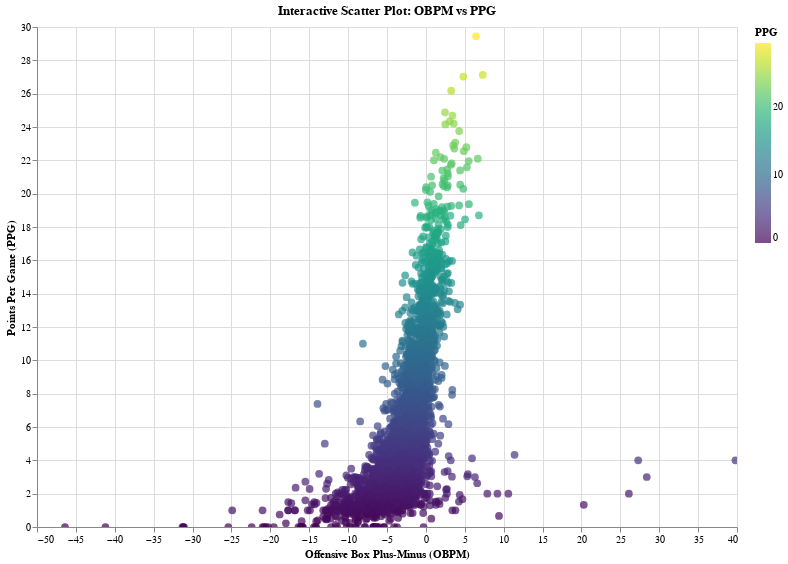

Write notebook code for a chart like this one.
### Code cell
# Select relevant columns and remove NaN values
stats_subset = stats_df[['Player', 'Year', 'ppg', 'OBPM']].dropna()

# Aggregate to get career averages
player_avg_stats = stats_subset.groupby("Player")[['ppg', 'OBPM']].mean().reset_index()

# Create Altair scatter plot
scatter_chart = alt.Chart(player_avg_stats).mark_circle(size=60).encode(
    x=alt.X('OBPM', title="Offensive Box Plus-Minus (OBPM)"),
    y=alt.Y('ppg', title="Points Per Game (PPG)"),
    tooltip=['Player', 'ppg', 'OBPM'],
    color=alt.Color('ppg', scale=alt.Scale(scheme='blues'), legend=alt.Legend(title="PPG"))
).properties(
    title="Interactive Scatter Plot: OBPM vs PPG",
    width=700,
    height=500
).interactive()

scatter_chart = alt.Chart(player_avg_stats).mark_circle(size=60).encode(
    x=alt.X('OBPM', title="Offensive Box Plus-Minus (OBPM)"),
    y=alt.Y('ppg', title="Points Per Game (PPG)"),
    tooltip=['Player', 'ppg', 'OBPM'],
    color=alt.Color('ppg', scale=alt.Scale(scheme='viridis'), legend=alt.Legend(title="PPG"))
).properties(
    title="Interactive Scatter Plot: OBPM vs PPG",
    width=700,
    height=500
).interactive()

scatter_chart

### Figure 1 — Vega-Lite specification as saved in the notebook (floating-point values rounded to 4 significant figures; data arrays with more than 128 entries replaced by an {"elided": "..."} marker saying what was removed)
{"config": {"view": {"continuousWidth": 300, "continuousHeight": 300}}, "data": {"name": "data-9cb6ed499ef2ccfaeb12131a5602b23b"}, "mark": {"type": "circle", "size": 60}, "encoding": {"color": {"field": "ppg", "legend": {"title": "PPG"}, "scale": {"scheme": "viridis"}, "type": "quantitative"}, "tooltip": [{"field": "Player", "type": "nominal"}, {"field": "ppg", "type": "quantitative"}, {"field": "OBPM", "type": "quantitative"}], "x": {"field": "OBPM", "title": "Offensive Box Plus-Minus (OBPM)", "type": "quantitative"}, "y": {"field": "ppg", "title": "Points Per Game (PPG)", "type": "quantitative"}}, "height": 500, "params": [{"name": "param_4", "select": {"type": "interval", "encodings": ["x", "y"]}, "bind": "scales"}], "title": "Interactive Scatter Plot: OBPM vs PPG", "width": 700, "$schema": "https://vega.github.io/schema/vega-lite/v5.8.0.json", "datasets": {"data-9cb6ed499ef2ccfaeb12131a5602b23b": {"elided": "3134 records"}}}
